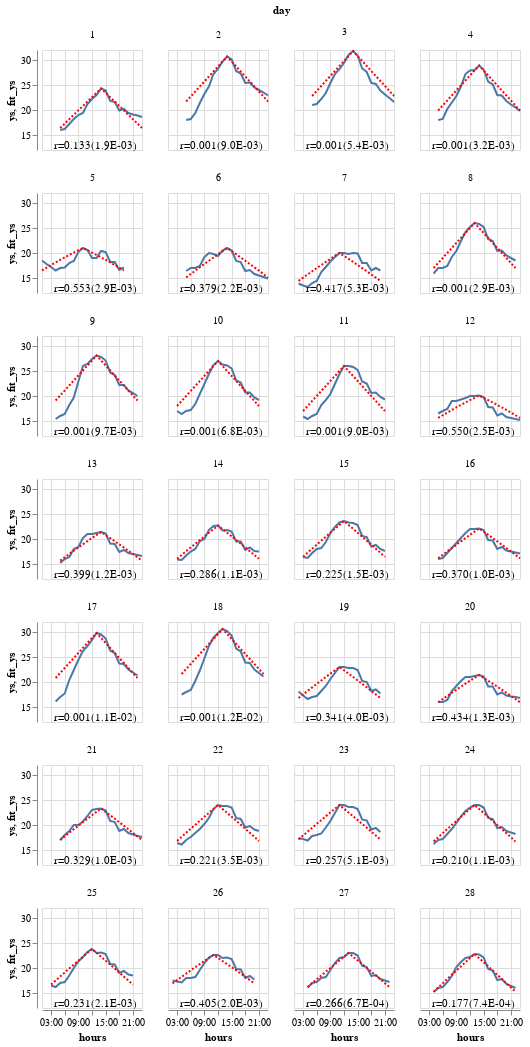

The notebook cell this image was saved under:
### Code cell
plot_many_fits(fit_df)

### Figure 1 — Vega-Lite specification as saved in the notebook (floating-point values rounded to 4 significant figures; data arrays with more than 128 entries replaced by an {"elided": "..."} marker saying what was removed)
{"config": {"view": {"continuousWidth": 300, "continuousHeight": 300}}, "data": {"name": "data-96ff48452b5f78cb75cf64cfe1af8edf"}, "facet": {"field": "day", "type": "quantitative"}, "spec": {"layer": [{"mark": {"type": "line"}, "encoding": {"x": {"field": "time", "timeUnit": "hours", "title": "hours", "type": "temporal"}, "y": {"field": "ys", "scale": {"zero": false}, "type": "quantitative"}}}, {"mark": {"type": "line"}, "encoding": {"color": {"value": "red"}, "strokeDash": {"value": [2, 2]}, "x": {"field": "time", "timeUnit": "hours", "title": "hours", "type": "temporal"}, "y": {"field": "fit_ys", "scale": {"zero": false}, "type": "quantitative"}}}, {"mark": {"type": "text", "align": "left", "baseline": "top"}, "encoding": {"text": {"field": "formatted_fit", "type": "nominal"}, "x": {"value": 12}, "y": {"value": 90}}}], "height": 100, "width": 100}, "columns": 4, "$schema": "https://vega.github.io/schema/vega-lite/v5.20.1.json", "datasets": {"data-96ff48452b5f78cb75cf64cfe1af8edf": {"elided": "532 records"}}}
